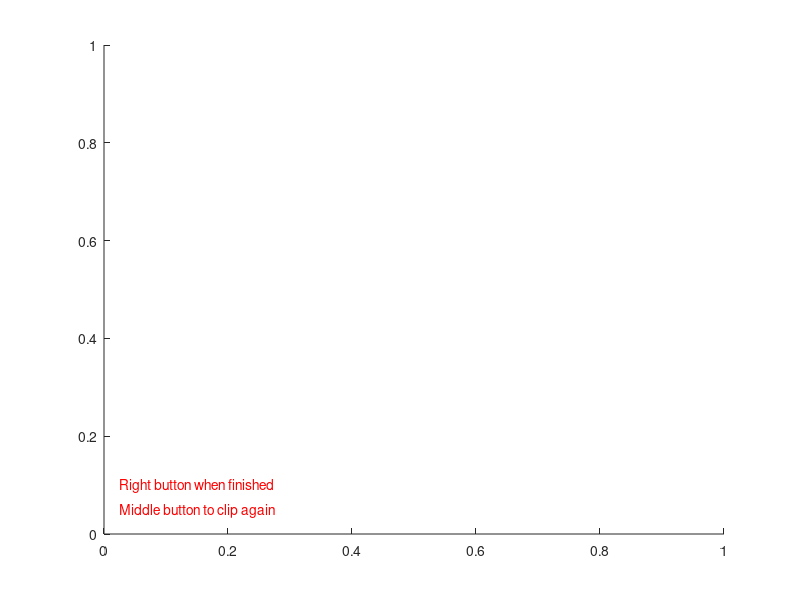

Write MATLAB code to recreate this figure. (Note: this script raises an error after producing the figure.)
function [crop,cropSize,xyLines] = mrCrop
%
%          [crop cropSize,xyLines] = mrCrop
%
%AUTHOR:  Probably Wandell
%DATE:    A long, long time ago.
%
%PURPOSE
%  Permit the user to select a region visually by cropping the image
%  in the current figure.
%
%BUGS:
%  We use the routine cropImage (in imageCalc directory) to actually
%  select out the data, and we use this routine to click on the image.
%  We should integrate the two procedures.
%
%SEE ALSO:  cropImage to extract the data from the image.
%

% 1/26/97 gmb any two corners will define rectangle 
%         (not just upper left and lower right)

xlim=get(gca,'XLim');
ylim=get(gca,'YLim');
xt=xlim(1)+diff(xlim)*0.025;
yt=ylim(1)+diff(xlim)*[0.05,0.1];	
msg(1) =text(xt,yt(1),'Middle button to clip again','Color','r');
msg(2) =text(xt,yt(2),'Right button when finished','Color','r');

%t1 = text(3,4,'Click upper left');
%t2 = text(3,8,'then lower right');

crop = fix(ginput(2));

%flip signs of crop so corners are upper left and lower right
for i=1:2
  if crop(2,i) < crop(1,i)
    crop(:,i)=flipud(crop(:,i));
  end
end

cropSize = fliplr(crop(2,:) - crop(1,:) + 1);

xyLines = overlayBox(crop);

delete(msg(1)); 
delete(msg(2));


